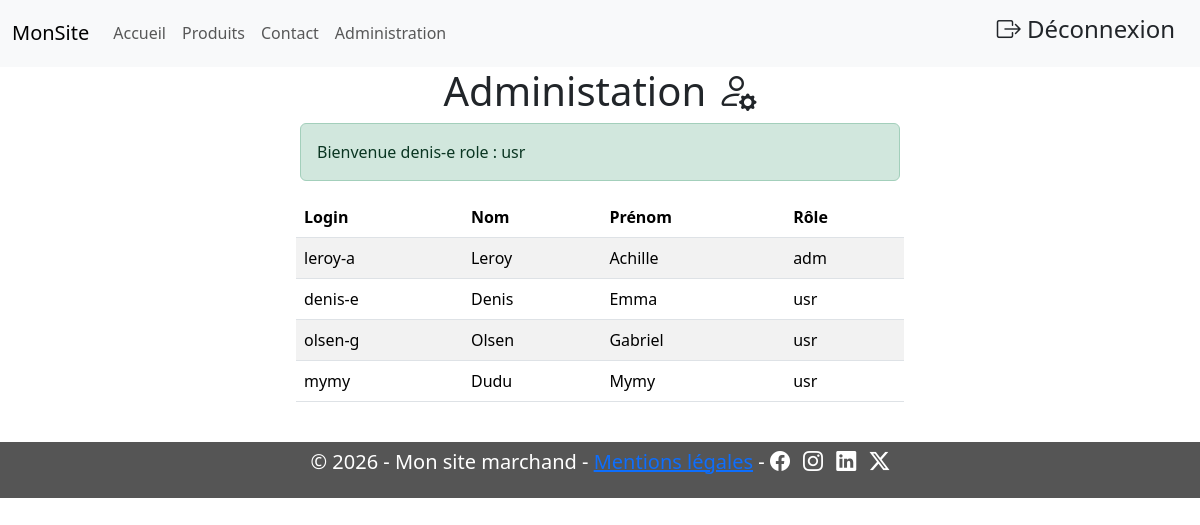
/index.php?page=admin (signed in), run on the app's committed database.
### tables this page shows
CREATE TABLE `users` (
  `codeUser` int(11) NOT NULL,
  `login` varchar(15) NOT NULL,
  `mdp` varchar(32) DEFAULT NULL,
  `mdp_hash` varchar(64) NOT NULL,
  `nom` varchar(32) NOT NULL,
  `prenom` varchar(32) NOT NULL,
  `role` varchar(3) NOT NULL DEFAULT 'usr'
);

### index.php (called while the page is built)
<?php
if (isset($_GET['page'])){
    $page = $_GET['page'];
} else{
    $page = 'accueil';
}
include './head.php';
include $page.'.php';
include './footer.php';
?>

### admin.php (the view)
<?php
require_once("info_bdd.php"); ?>
<h1 class="container text-center">Administation
    <i class="bi bi-person-gear"></i>
</h1>
<div class="alert alert-success w-50 mx-auto" role="alert">
    Bienvenue <?php echo $_SESSION['login']; ?> role : <?php echo $_SESSION['role']; ?>
</div>
<?php
$requete_sql = "SELECT login, nom, prenom, mdp, role FROM users";
$reponse = $mon_pdo->query($requete_sql);
$resultat = $reponse->fetchAll(); ?>
<div class="row row-cols-1 row-cols-md-3 row-cols-lg-4 g-3">
    <table class="table table-striped w-50 mx-auto">
        <thead>
            <tr>
                <th>Login</th>
                <th>Nom</th>
                <th>Prénom</th>
                <th>Rôle</th>
            </tr>
        </thead>
        <tbody>
            <?php foreach ($resultat as $ligne) { ?>
                <tr>
                    <td><?php echo $ligne['login']; ?></td>
                    <td><?php echo $ligne['nom']; ?></td>
                    <td><?php echo $ligne['prenom']; ?></td>
                    <td><?php echo $ligne['role']; ?></td>
                </tr>
            <?php } ?>
        </tbody>
    </table>
</div>

### data on the page
users: login "leroy-a", nom "Leroy", prenom "Achille", role "adm"
users: login "denis-e", nom "Denis", prenom "Emma", role "usr"
users: login "olsen-g", nom "Olsen", prenom "Gabriel", role "usr"
users: login "mymy", nom "Dudu", prenom "Mymy", role "usr"

### other printed values
$_SESSION['login'] "denis-e"
$_SESSION['role'] "usr"
